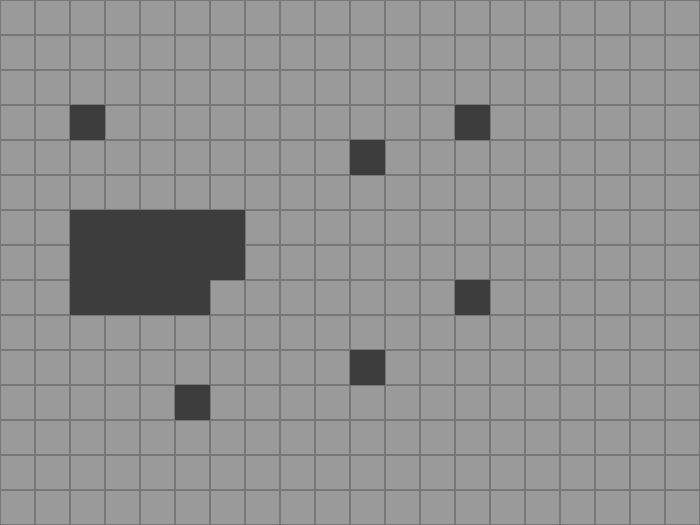

Tiled map render using the project's own tile images. Description and the map definition, with tile-layer contents summarised, below:
An orthogonal 20x15 tile map with 35x35 px tiles, 2 tile layers (background, collision), 2 tilesets and 11 objects (10x place_region, unit_sprite).

<map version="1.0" orientation="orthogonal" renderorder="right-down" width="20" height="15" tilewidth="35" tileheight="35" nextobjectid="12">
 <tileset firstgid="1" name="battle_tileset" tilewidth="16" tileheight="16" tilecount="110" columns="10">
  <image source="../images/open_tileset.png" width="160" height="180" />
 </tileset>
 <tileset firstgid="111" name="tileset" tilewidth="35" tileheight="35" tilecount="2" columns="2">
  <image source="../images/tileset.png" width="70" height="35" />
 </tileset>
 <layer name="background" width="20" height="15">
  <data>[300 cells, 300 non-empty, 2 distinct tile ids]</data>
 </layer>
 <layer name="collision" width="20" height="15">
  <properties>
   <property name="collision" value="true" />
  </properties>
  <data>[300 cells, 20 non-empty, 1 distinct tile ids]</data>
 </layer>
 <objectgroup name="regions">
  <object id="1" name="player1_region0" type="place_region" gid="73" x="245" y="315" width="35" height="35">
   <properties>
    <property name="group" value="place_regions" />
    <property name="player" value="player1" />
    <property name="texture" value="highlighted_region_image" />
   </properties>
  </object>
  <object id="2" name="player1_region1" type="place_region" gid="73" x="280" y="315" width="35" height="35">
   <properties>
    <property name="group" value="place_regions" />
    <property name="player" value="player1" />
    <property name="texture" value="highlighted_region_image" />
   </properties>
  </object>
  <object id="3" name="player1_region2" type="place_region" gid="73" x="315" y="315" width="35" height="35">
   <properties>
    <property name="group" value="place_regions" />
    <property name="player" value="player1" />
    <property name="texture" value="highlighted_region_image" />
   </properties>
  </object>
  <object id="4" name="player1_region3" type="place_region" gid="73" x="350" y="315" width="35" height="35">
   <properties>
    <property name="group" value="place_regions" />
    <property name="player" value="player1" />
    <property name="texture" value="highlighted_region_image" />
   </properties>
  </object>
  <object id="5" name="player1_region4" type="place_region" gid="73" x="385" y="315" width="35" height="35">
   <properties>
    <property name="group" value="place_regions" />
    <property name="player" value="player1" />
    <property name="texture" value="highlighted_region_image" />
   </properties>
  </object>
  <object id="6" name="current_unit_sprite" type="unit_sprite" gid="73" x="35" y="70" width="35" height="35">
   <properties>
    <property name="group" value="unit_sprites" />
    <property name="texture" value="knight_image" />
   </properties>
  </object>
  <object id="7" name="player2_region0" type="place_region" gid="65" x="105" y="70" width="35" height="35">
   <properties>
    <property name="group" value="place_regions" />
    <property name="player" value="player2" />
    <property name="texture" value="player2_highlighted_region_image" />
   </properties>
  </object>
  <object id="8" name="player2_region1" type="place_region" gid="65" x="140" y="70" width="35" height="35">
   <properties>
    <property name="group" value="place_regions" />
    <property name="player" value="player2" />
    <property name="texture" value="player2_highlighted_region_image" />
   </properties>
  </object>
  <object id="9" name="player2_region2" type="place_region" gid="65" x="175" y="70" width="35" height="35">
   <properties>
    <property name="group" value="place_regions" />
    <property name="player" value="player2" />
    <property name="texture" value="player2_highlighted_region_image" />
   </properties>
  </object>
  <object id="10" name="player2_region3" type="place_region" gid="65" x="210" y="70" width="35" height="35">
   <properties>
    <property name="group" value="place_regions" />
    <property name="player" value="player2" />
    <property name="texture" value="player2_highlighted_region_image" />
   </properties>
  </object>
  <object id="11" name="player2_region4" type="place_region" gid="65" x="245" y="70" width="35" height="35">
   <properties>
    <property name="group" value="place_regions" />
    <property name="player" value="player2" />
    <property name="texture" value="player2_highlighted_region_image" />
   </properties>
  </object>
 </objectgroup>
</map>